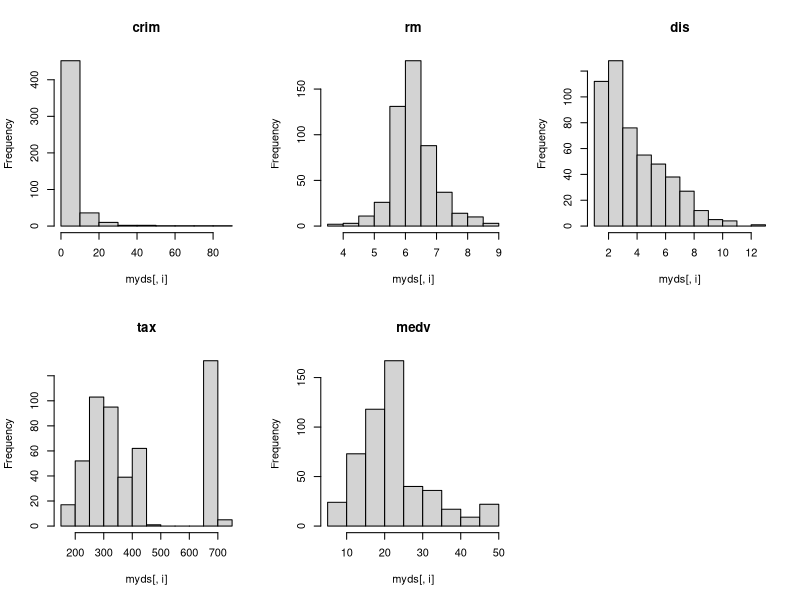
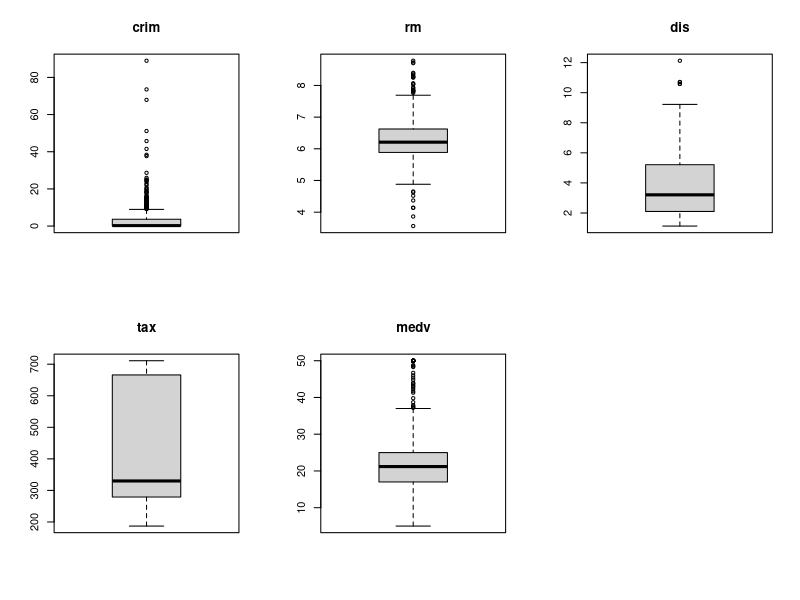
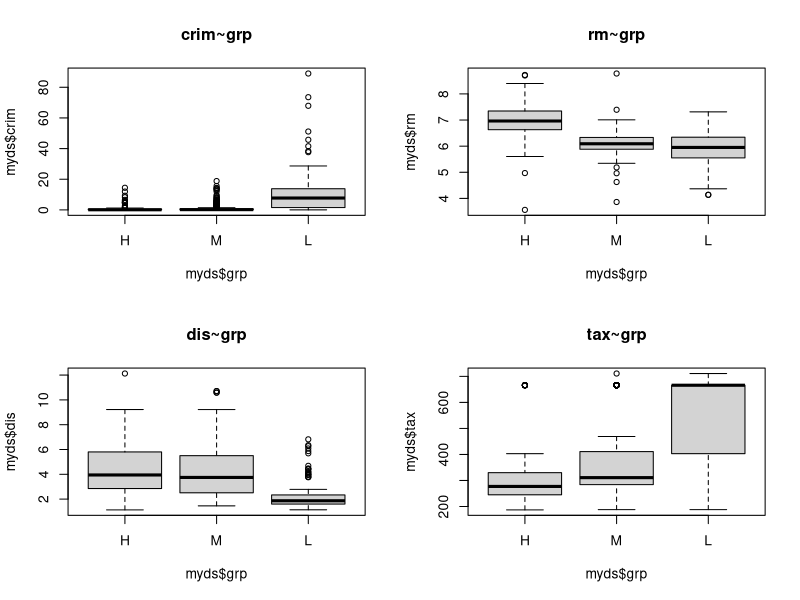
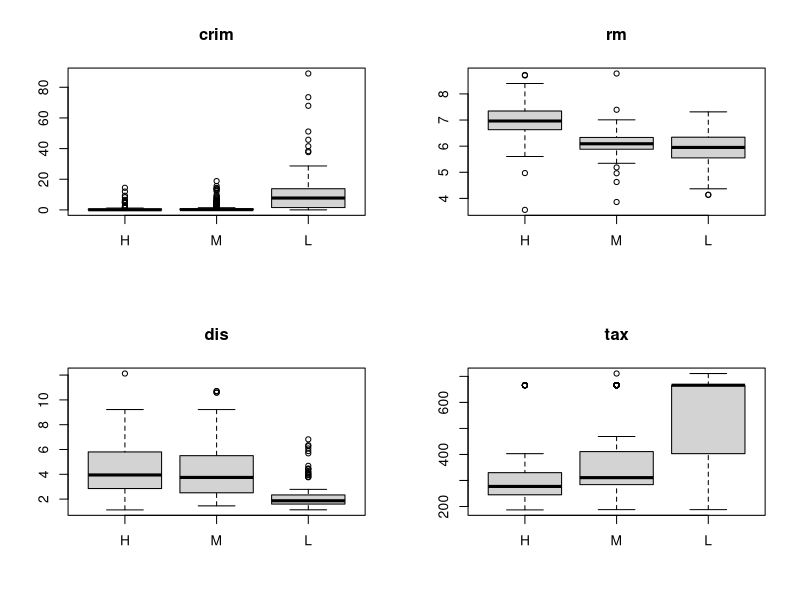
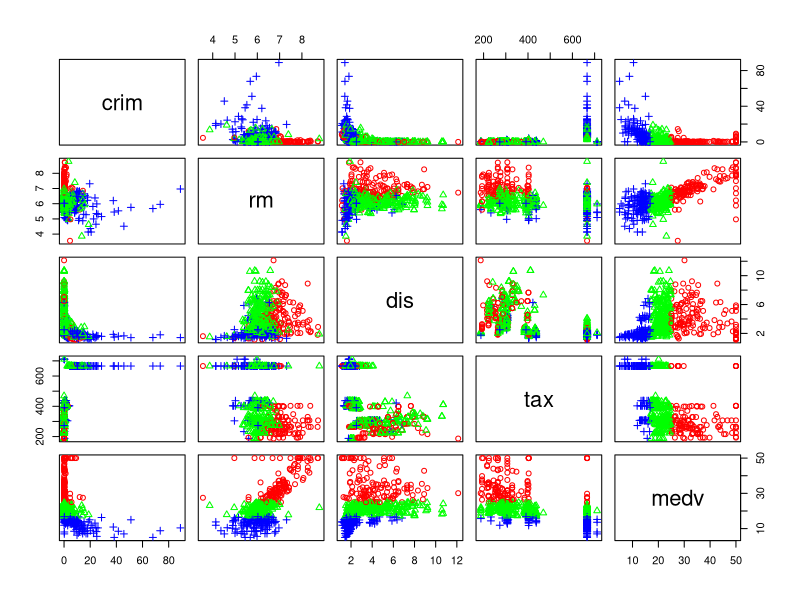

Generate these figures, in order, with R: (Note: this script raises an error after producing the figures.)
library(mlbench)
data("BostonHousing")
myds <- BostonHousing[, c("crim", "rm", "dis", "tax", "medv")] #5개 열을 추출하여 myds에 저장

grp <- c() #빈 벡터 생성
#medv 가 25이상이면 H, 17이하면 L, 그 사이면 H를 부여하고 이를 grp에 저장
for (i in 1:nrow(myds)) {
  if (myds$medv[i] >= 25.0) {
    grp[i] <- "H"
  } else if (myds$medv[i] <= 17.0) {
    grp[i] <- "L"
  } else {
    grp[i] <- "M"
  }
}

grp <- factor(grp) #grp를 팩터로 변경
grp <- factor(grp, levels = c("H", "M", "L")) #HLM 순서를 HML 로 변경
myds <- data.frame(myds, grp) #myds에 grp 열 추가

#화면을 2행3열로 분할 후 crim, rm 등 5개 열의 hist 생성, 각각에 맞는 제목 부여
par(mfrow = c(2, 3))
for(i in 1:5) {
  hist(myds[,i], main=colnames(myds)[i])
}
par(mfrow=c(1,1))

#화면분할 후 각 열의 boxplot 생성, 각각에 맞는 제목 부여
par(mfrow = c(2, 3))
for(i in 1:5) {
  boxplot(myds[,i], main = colnames(myds)[i])
}
par(mfrow=c(1, 1))

#2*2 화면분할 후 grp에 따른 각 열의 boxplot 생성
par(mfrow=c(2, 2))
boxplot(myds$crim~myds$grp, main="crim~grp")
boxplot(myds$rm~myds$grp, main="rm~grp")
boxplot(myds$dis~myds$grp, main="dis~grp")
boxplot(myds$tax~myds$grp, main="tax~grp")
par(mfrow=c(1, 1))

#위의 코드 for으로 구현
par(mfrow=c(2, 2))
for (i in 1:4) {
  boxplot(myds[, colnames(myds[i])] ~ myds[, 6], main = colnames(myds[i]), xlab="", ylab="")
}
par(mfrow=c(1, 1))

#HML을 빨강 초록 파랑으로 표현, 각 열들을 pairs로 구현
point <- as.integer(myds$grp)
color <- c("red", "green", "blue")
pairs(myds[, -6], pch = point, col = color[point])

#열들의 상관관계 분석
cor(myds[,1:5])

########################
#sample을 이용해 iris의 무작위 행, 열값을 NA로 바꾼후, na.omit을 활용해 NA값 제거
row <- nrow(iris)
col <- ncol(iris)

sample_row <- sample(row, size=5)
sample_col <- sample(col, size=5)

#iris에서 임의의 5개 (i, j)값을 NA로 변경해서 iris_test에 저장. NA값을 포함한 행들을 result에 저장
iris_test <- iris
for (i in 1:length(sample_row)){
  iris_test[sample_row[i], sample_col[i]] <- NA
  result[i,] <- iris_test[sample_row[i],]
}

#생성된 NA를 포함한 5개의 행과 열 프린트 후 제거
print(which(is.na(iris_test)==TRUE, arr=TRUE))
iris_test <- na.omit(iris_test)
dim(iris_test) # iris_test 가 (145, 5)로 변경됨을 확인하여 NA값 제거됨을 확인함


